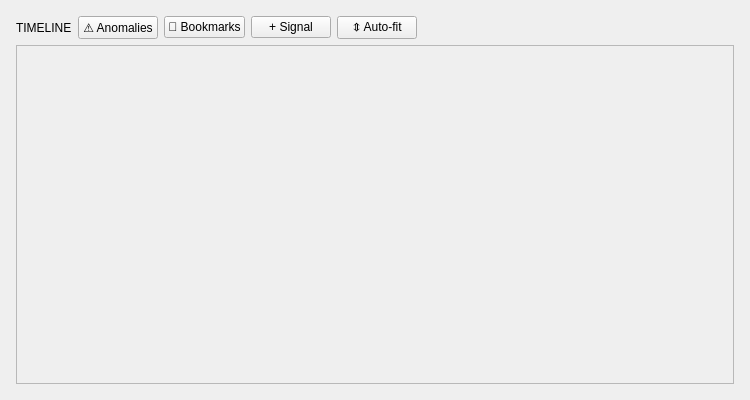
<?xml version="1.0" encoding="UTF-8"?>
<ui version="4.0">
 <class>TimelineWidget</class>
 <widget class="QWidget" name="TimelineWidget">
  <property name="geometry">
   <rect>
    <x>0</x>
    <y>0</y>
    <width>750</width>
    <height>400</height>
   </rect>
  </property>
  <layout class="QVBoxLayout" name="verticalLayout">
   <property name="leftMargin">
    <number>16</number>
   </property>
   <property name="topMargin">
    <number>16</number>
   </property>
   <property name="rightMargin">
    <number>16</number>
   </property>
   <property name="bottomMargin">
    <number>16</number>
   </property>
   <item>
    <layout class="QHBoxLayout" name="headerLayout">
     <item>
      <widget class="QLabel" name="timelineHeader">
       <property name="text">
        <string>TIMELINE</string>
       </property>
      </widget>
     </item>
     <item>
      <widget class="QPushButton" name="btnAnomalies">
       <property name="text">
        <string>⚠ Anomalies</string>
       </property>
      </widget>
     </item>
     <item>
      <widget class="QPushButton" name="btnBookmarks">
       <property name="text">
        <string>🔖 Bookmarks</string>
       </property>
      </widget>
     </item>
     <item>
      <widget class="QPushButton" name="btnAddSignal">
       <property name="text">
        <string>+ Signal</string>
       </property>
      </widget>
     </item>
     <item>
      <widget class="QPushButton" name="btnAutoFit">
       <property name="text">
        <string>⇕ Auto-fit</string>
       </property>
       <property name="checkable">
        <bool>true</bool>
       </property>
      </widget>
     </item>
     <item>
      <spacer name="headerSpacer">
       <property name="orientation">
        <enum>Qt::Orientation::Horizontal</enum>
       </property>
       <property name="sizeHint" stdset="0">
        <size>
         <width>40</width>
         <height>20</height>
        </size>
       </property>
      </spacer>
     </item>
    </layout>
   </item>
   <item>
    <widget class="QScrollArea" name="signalScrollArea">
     <property name="sizePolicy">
      <sizepolicy hsizetype="Expanding" vsizetype="Expanding">
       <horstretch>0</horstretch>
       <verstretch>1</verstretch>
      </sizepolicy>
     </property>
     <property name="widgetResizable">
      <bool>true</bool>
     </property>
     <widget class="QWidget" name="scrollAreaWidgetContents">
      <property name="geometry">
       <rect>
        <x>0</x>
        <y>0</y>
        <width>718</width>
        <height>354</height>
       </rect>
      </property>
     </widget>
    </widget>
   </item>
  </layout>
 </widget>
 <resources/>
 <connections/>
</ui>
